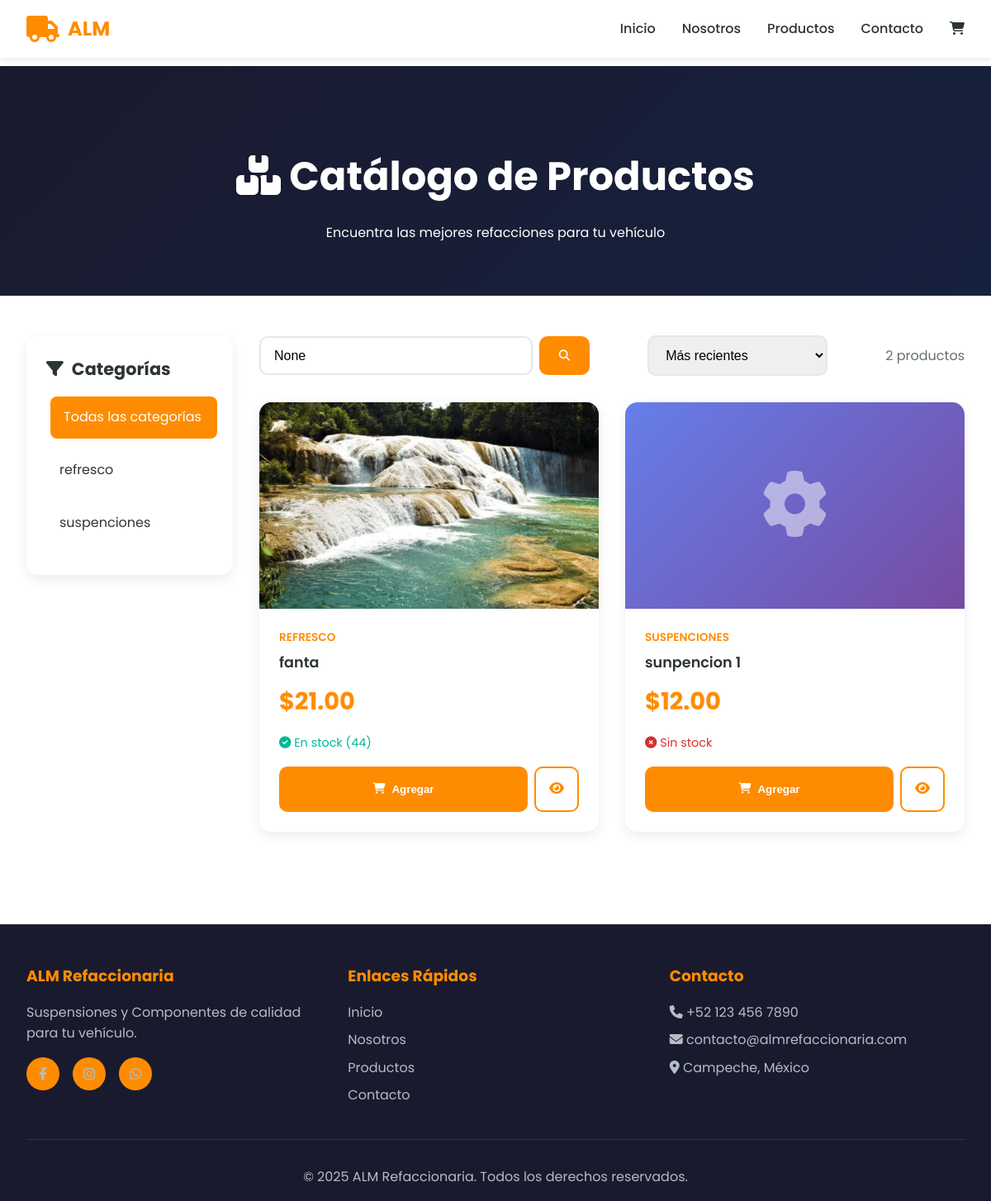
/productos/, run on the app's committed database.
### apps/productos/models.py (models this page shows, shortened)
class Categoria(models.Model):
    nombre = models.CharField(max_length=200, unique=True)
    slug = models.SlugField(max_length=200, unique=True, blank=True)
    descripcion = models.TextField(blank=True)
    imagen = models.ImageField(upload_to='categorias/', blank=True, null=True)
    activo = models.BooleanField(default=True)
    orden = models.IntegerField(default=0)
    fecha_creacion = models.DateTimeField(auto_now_add=True)
    fecha_actualizacion = models.DateTimeField(auto_now=True)
    class Meta:
        verbose_name = 'Categoría'
        verbose_name_plural = 'Categorías'
        ordering = ['orden', 'nombre']

class Producto(models.Model):
    nombre = models.CharField(max_length=200)
    slug = models.SlugField(max_length=200, unique=True, blank=True)
    categoria = models.ForeignKey(Categoria, on_delete=models.CASCADE, related_name='productos')
    descripcion = models.TextField()
    descripcion_corta = models.CharField(max_length=300, blank=True)
    precio = models.DecimalField(max_digits=10, decimal_places=2)
    precio_anterior = models.DecimalField(max_digits=10, decimal_places=2, blank=True, null=True,
                                         help_text="Precio antes del descuento")
    stock = models.IntegerField(default=0)
    marca = models.CharField(max_length=100, blank=True)
    modelo = models.CharField(max_length=100, blank=True)
    codigo_producto = models.CharField(max_length=50, unique=True, blank=True, null=True)
    imagen_principal = models.ImageField(upload_to='productos/', blank=True, null=True)
    imagen_2 = models.ImageField(upload_to='productos/', blank=True, null=True)
    imagen_3 = models.ImageField(upload_to='productos/', blank=True, null=True)
    imagen_4 = models.ImageField(upload_to='productos/', blank=True, null=True)
    disponible = models.BooleanField(default=True)
    destacado = models.BooleanField(default=False, help_text="Mostrar en página principal")
    nuevo = models.BooleanField(default=False)
    fecha_creacion = models.DateTimeField(auto_now_add=True)
    fecha_actualizacion = models.DateTimeField(auto_now=True)
    vistas = models.IntegerField(default=0)
    class Meta:
        verbose_name = 'Producto'
        verbose_name_plural = 'Productos'
        ordering = ['-fecha_creacion']
    @property
    def tiene_descuento(self):
        return self.precio_anterior and self.precio_anterior > self.precio
    @property
    def esta_en_stock(self):
        return self.stock > 0

### apps/productos/views.py (the view)
# urls.py: path('', views.catalogo, name='catalogo'),
def catalogo(request):
    productos = Producto.objects.filter(disponible=True).select_related('categoria')
    categorias = Categoria.objects.filter(activo=True)
    categoria_slug = request.GET.get('categoria')
    if categoria_slug:
        categoria = get_object_or_404(Categoria, slug=categoria_slug)
        productos = productos.filter(categoria=categoria)
    query = request.GET.get('q')
    if query:
        productos = productos.filter(nombre__icontains=query) | productos.filter(descripcion__icontains=query)
    orden = request.GET.get('orden', '-fecha_creacion')
    productos = productos.order_by(orden)
    paginator = Paginator(productos, 12)  # 12 productos por página
    page_number = request.GET.get('page')
    productos_paginados = paginator.get_page(page_number)
    context = {
        'productos': productos_paginados,
        'categorias': categorias,
        'categoria_actual': categoria_slug,
        'query': query,
    }
    return render(request, 'productos/catalogo.html', context)

### apps/carrito/carrito.py (called while the page is built)
    def __len__(self):
        return sum(item['cantidad'] for item in self.carrito.values())

### apps/carrito/context_processors.py (called while the page is built)
def carrito(request):
    return {'carrito': Carrito(request)}

### apps/productos/templates/productos/catalogo.html (shortened to what this page needs)
{% extends 'core/base.html' %}
{% load static %}
{% block content %}
<section class="page-header">
    <h1><i class="fas fa-boxes"></i> Catálogo de Productos</h1>
    <p>Encuentra las mejores refacciones para tu vehículo</p>
</section>
<section class="catalog-section">
    <div class="catalog-layout">
        <aside class="sidebar">
            <h3><i class="fas fa-filter"></i> Categorías</h3>
            <ul class="category-list">
                <li class="category-item">
                    <a href="{% url 'productos:catalogo' %}" class="category-link {% if not categoria_actual %}active{% endif %}">
                        Todas las categorías
                    </a>
                </li>
                {% for categoria in categorias %}
                <li class="category-item">
                    <a href="?categoria={{ categoria.slug }}"
                       class="category-link {% if categoria_actual == categoria.slug %}active{% endif %}">
                        {{ categoria.nombre }}
                    </a>
                </li>
                {% endfor %}
            </ul>
        </aside>
        <div class="catalog-main">
            <div class="catalog-toolbar">
                <form method="get" class="search-box">
                    <input type="text" name="q" placeholder="Buscar productos..." value="{{ query }}">
                    <button type="submit"><i class="fas fa-search"></i></button>
                </form>
                <div class="sort-box">
                    <select onchange="window.location.href='?orden=' + this.value">
                        <option value="-fecha_creacion">Más recientes</option>
                    </select>
                </div>
                <div class="results-info">
                    {{ productos.paginator.count }} producto{{ productos.paginator.count|pluralize }}
                </div>
            </div>
            {% if productos %}
            <div class="products-grid">
                {% for producto in productos %}
                <div class="product-card">
                    <div class="product-image">
                        {% if producto.imagen_principal %}
                        <img src="{{ producto.imagen_principal.url }}" alt="{{ producto.nombre }}">
                        {% else %}
                        <div class="product-image-placeholder">
                            <i class="fas fa-cog"></i>
                        </div>
                        {% endif %}
                    </div>
                    <div class="product-info">
                        <div class="product-category">{{ producto.categoria.nombre }}</div>
                        <h3 class="product-title">
                            <a href="{% url 'productos:detalle' producto.slug %}">{{ producto.nombre }}</a>
                        </h3>
                        <div class="product-prices">
                            <span class="product-price">${{ producto.precio }}</span>
                        </div>
                        <div class="product-stock {% if not producto.esta_en_stock %}sin-stock{% endif %}">
                            {% if producto.esta_en_stock %}
                            <i class="fas fa-check-circle"></i> En stock ({{ producto.stock }})
                            {% else %}
                            <i class="fas fa-times-circle"></i> Sin stock
                            {% endif %}
                        </div>
                        <div class="product-actions">
                            <form method="post" action="{% url 'carrito:agregar' producto.id %}" style="display: contents;">
                                <button type="submit" class="btn-add-cart" {% if not producto.esta_en_stock %}disabled{% endif %}>
                                    <i class="fas fa-shopping-cart"></i> Agregar
                                </button>
                            </form>
                            <a href="{% url 'productos:detalle' producto.slug %}" class="btn-view">
                                <i class="fas fa-eye"></i>
                            </a>
                        </div>
                    </div>
                </div>
                {% endfor %}
            </div>
            {% endif %}
        </div>
    </div>
</section>
{% endblock %}

### apps/core/templates/core/base.html (style rules this page uses)
* { margin: 0; padding: 0; box-sizing: border-box; }
:root { --primary-color: #FF8C00; --secondary-color: #1a1a2e; --accent-color: #FFA500; --text-dark: #2d3436; --text-light: #636e72; --white: #ffffff; --light-bg: #f8f9fa; }
body { font-family: 'Poppins', sans-serif; line-height: 1.6; color: var(--text-dark); }

### apps/productos/templates/productos/catalogo.html (style rules this page uses)
.page-header { background: linear-gradient(135deg, #1a1a2e 0%, #16213e 100%); padding: 6rem 2rem 4rem; text-align: center; color: white; }
.page-header h1 { font-size: 3rem; font-weight: 700; margin-bottom: 1rem; }
.catalog-section { padding: 3rem 2rem; max-width: 1400px; margin: 0 auto; }
.catalog-layout { display: grid; grid-template-columns: 250px 1fr; gap: 2rem; }
.sidebar { background: white; padding: 1.5rem; border-radius: 15px; box-shadow: 0 5px 15px rgba(0,0,0,0.08); height: fit-content; position: sticky; top: 100px; }
.sidebar h3 { font-size: 1.3rem; margin-bottom: 1rem; color: var(--text-dark); display: flex; align-items: center; gap: 10px; }
.category-list { list-style: none; }
.category-item { margin-bottom: 0.8rem; }
.category-link { display: block; padding: 0.8rem 1rem; color: var(--text-dark); text-decoration: none; border-radius: 8px; transition: all 0.3s ease; }
.category-link:hover, .category-link.active { background: var(--primary-color); color: white; transform: translateX(5px); }
.catalog-toolbar { display: flex; justify-content: space-between; align-items: center; margin-bottom: 2rem; flex-wrap: wrap; gap: 1rem; }
.search-box { display: flex; gap: 0.5rem; flex: 1; max-width: 400px; }
.search-box input { flex: 1; padding: 0.8rem 1rem; border: 2px solid #e1e8ed; border-radius: 10px; font-size: 1rem; }
.search-box button { padding: 0.8rem 1.5rem; background: var(--primary-color); color: white; border: none; border-radius: 10px; cursor: pointer; font-weight: 600; }
.sort-box select { padding: 0.8rem 1rem; border: 2px solid #e1e8ed; border-radius: 10px; font-size: 1rem; cursor: pointer; }
.results-info { color: var(--text-light); font-size: 1rem; }
.products-grid { display: grid; grid-template-columns: repeat(auto-fill, minmax(280px, 1fr)); gap: 2rem; }
.product-card { background: white; border-radius: 15px; overflow: hidden; box-shadow: 0 5px 15px rgba(0,0,0,0.08); transition: all 0.3s ease; position: relative; }
.product-image { width: 100%; height: 250px; object-fit: cover; background: linear-gradient(135deg, #667eea 0%, #764ba2 100%); display: flex; align-items: center; justify-content: center; }
.product-image img { width: 100%; height: 100%; object-fit: cover; }
.product-image-placeholder { font-size: 5rem; color: white; opacity: 0.5; }
.product-info { padding: 1.5rem; }
.product-category { color: var(--primary-color); font-size: 0.85rem; font-weight: 600; text-transform: uppercase; margin-bottom: 0.5rem; }
.product-title { font-size: 1.1rem; margin-bottom: 0.8rem; color: var(--text-dark); font-weight: 600; line-height: 1.3; }
.product-title a { color: inherit; text-decoration: none; }
.product-prices { display: flex; align-items: center; gap: 0.8rem; margin-bottom: 1rem; }
.product-price { font-size: 1.8rem; font-weight: 700; color: var(--primary-color); }
.product-stock { font-size: 0.9rem; color: #00b894; margin-bottom: 1rem; }
.product-stock.sin-stock { color: #d63031; }
.product-actions { display: flex; gap: 0.5rem; }
.btn-add-cart { flex: 1; padding: 0.8rem; background: var(--primary-color); color: white; border: none; border-radius: 10px; cursor: pointer; font-weight: 600; transition: all 0.3s ease; display: flex; align-items: center; justify-content: center; gap: 0.5rem; }
.btn-view { padding: 0.8rem 1rem; background: white; border: 2px solid var(--primary-color); color: var(--primary-color); border-radius: 10px; cursor: pointer; transition: all 0.3s ease; }

### data on the page
Categoria: nombre "refresco"
Categoria: nombre "suspenciones"
Producto: imagen_principal (picture), categoria.nombre "REFRESCO", nombre "fanta", precio "21.00", stock "44"
Producto: categoria.nombre "SUSPENCIONES", nombre "sunpencion 1", precio "12.00", stock 0 (drawn)

### other printed values
{{ productos.paginator.count }} "2"
